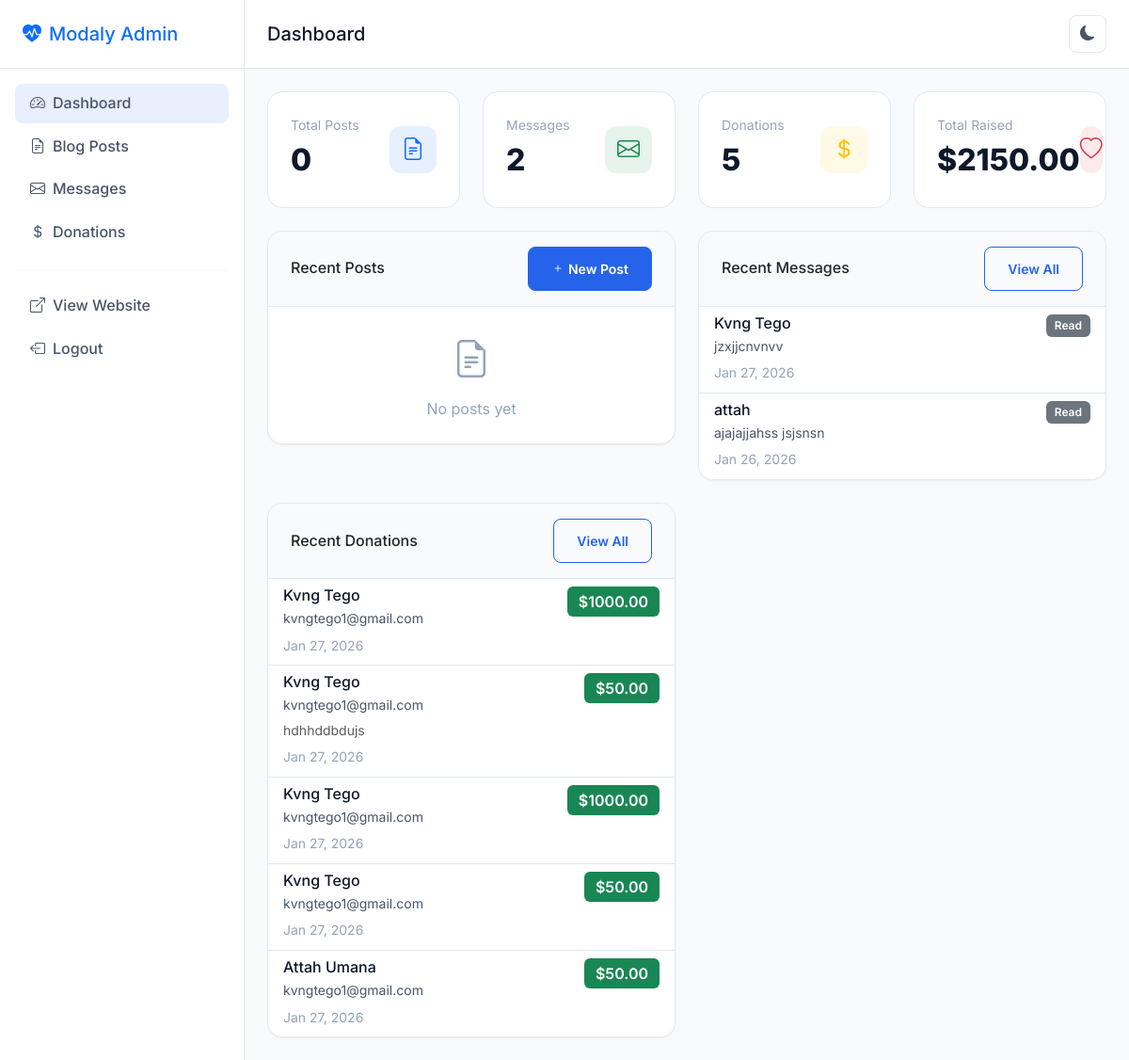
The page /admin (signed in) on the database its author committed.
### app.py (models this page shows)
class ContactMessage(db.Model):
    id = db.Column(db.Integer, primary_key=True)
    name = db.Column(db.String(100), nullable=False)
    email = db.Column(db.String(120), nullable=False)
    subject = db.Column(db.String(200))
    message = db.Column(db.Text, nullable=False)
    read = db.Column(db.Boolean, default=False)
    created_at = db.Column(db.DateTime, default=datetime.utcnow)

class Donation(db.Model):
    id = db.Column(db.Integer, primary_key=True)
    name = db.Column(db.String(100), nullable=False)
    email = db.Column(db.String(120), nullable=False)
    amount = db.Column(db.Float, nullable=False)
    message = db.Column(db.Text)
    created_at = db.Column(db.DateTime, default=datetime.utcnow)

### app.py (the view)
@app.route('/admin')
@login_required
def admin_dashboard():
    recent_posts = BlogPost.query.order_by(BlogPost.created_at.desc()).limit(5).all()
    recent_messages = ContactMessage.query.order_by(ContactMessage.created_at.desc()).limit(5).all()
    recent_donations = Donation.query.order_by(Donation.created_at.desc()).limit(5).all()
    stats = {
        'total_posts': BlogPost.query.count(),
        'published_posts': BlogPost.query.filter_by(published=True).count(),
        'total_messages': ContactMessage.query.count(),
        'unread_messages': ContactMessage.query.filter_by(read=False).count(),
        'total_donations': Donation.query.count(),
        'donation_sum': db.session.query(db.func.sum(Donation.amount)).scalar() or 0
    }
    return render_template('admin/dashboard.html',
                          recent_posts=recent_posts,
                          recent_messages=recent_messages,
                          recent_donations=recent_donations,
                          stats=stats)

### app.py (called while the page is built)
def login_required(f):
    @wraps(f)
    def decorated_function(*args, **kwargs):
        if 'user_id' not in session:
            flash('Please log in to access this page.', 'warning')
            return redirect(url_for('login'))
        return f(*args, **kwargs)
    return decorated_function

@app.context_processor
def inject_globals():
    return {'current_year': datetime.now().year}

### templates/admin/dashboard.html (shortened to what this page needs)
{% extends 'admin/base.html' %}
{% block page_title %}Dashboard{% endblock %}
{% block content %}
<div class="row g-4 mb-4">
    <div class="col-sm-6 col-xl-3">
        <div class="stat-card">
            <div class="d-flex align-items-center justify-content-between">
                <div>
                    <div class="stat-label">Total Posts</div>
                    <div class="stat-value">{{ stats.total_posts }}</div>
                </div>
                <div class="stat-icon bg-primary bg-opacity-10 text-primary">
                    <i class="bi bi-file-earmark-text fs-4"></i>
                </div>
            </div>
        </div>
    </div>
    <div class="col-sm-6 col-xl-3">
        <div class="stat-card">
            <div class="d-flex align-items-center justify-content-between">
                <div>
                    <div class="stat-label">Messages</div>
                    <div class="stat-value">{{ stats.total_messages }}</div>
                </div>
                <div class="stat-icon bg-success bg-opacity-10 text-success">
                    <i class="bi bi-envelope fs-4"></i>
                </div>
            </div>
        </div>
    </div>
    <div class="col-sm-6 col-xl-3">
        <div class="stat-card">
            <div class="d-flex align-items-center justify-content-between">
                <div>
                    <div class="stat-label">Donations</div>
                    <div class="stat-value">{{ stats.total_donations }}</div>
                </div>
                <div class="stat-icon bg-warning bg-opacity-10 text-warning">
                    <i class="bi bi-currency-dollar fs-4"></i>
                </div>
            </div>
        </div>
    </div>
    <div class="col-sm-6 col-xl-3">
        <div class="stat-card">
            <div class="d-flex align-items-center justify-content-between">
                <div>
                    <div class="stat-label">Total Raised</div>
                    <div class="stat-value">${{ "%.2f"|format(stats.donation_sum) }}</div>
                </div>
                <div class="stat-icon bg-danger bg-opacity-10 text-danger">
                    <i class="bi bi-heart fs-4"></i>
                </div>
            </div>
        </div>
    </div>
</div>
<div class="row g-4">
    <div class="col-lg-6">
        <div class="card">
            <div class="card-header d-flex align-items-center justify-content-between">
                <h6 class="mb-0">Recent Posts</h6>
                <a href="{{ url_for('admin_new_post') }}" class="btn btn-primary btn-sm">
                    <i class="bi bi-plus me-1"></i>New Post
                </a>
            </div>
            <div class="card-body p-0">
                {% if recent_posts %}
                <div class="list-group list-group-flush">
                    {% for post in recent_posts %}
                    <a href="{{ url_for('admin_edit_post', post_id=post.id) }}" class="list-group-item list-group-item-action">
                        <div class="d-flex justify-content-between align-items-start">
                            <div>
                                <h6 class="mb-1">{{ post.title }}</h6>
                                <small style="color: var(--text-muted);">{{ post.category }} • {{ post.created_at[:10] if post.created_at is string else post.created_at.strftime('%b %d, %Y') }}</small>
                            </div>
                            <span class="badge bg-{{ 'success' if post.published else 'secondary' }}">
                                {{ 'Published' if post.published else 'Draft' }}
                            </span>
                        </div>
                    </a>
                    {% endfor %}
                </div>
                {% else %}
                <div class="p-4 text-center" style="color: var(--text-muted);">
                    <i class="bi bi-file-earmark-text fs-1 mb-2 d-block"></i>
                    <p class="mb-0">No posts yet</p>
                </div>
                {% endif %}
            </div>
        </div>
    </div>
    <div class="col-lg-6">
        <div class="card">
            <div class="card-header d-flex align-items-center justify-content-between">
                <h6 class="mb-0">Recent Messages</h6>
                <a href="{{ url_for('admin_messages') }}" class="btn btn-outline-primary btn-sm">View All</a>
            </div>
            <div class="card-body p-0">
                {% if recent_messages %}
                <div class="list-group list-group-flush">
                    {% for msg in recent_messages %}
                    <div class="list-group-item">
                        <div class="d-flex justify-content-between align-items-start">
                            <div>
                                <h6 class="mb-1">{{ msg.name }}</h6>
                                <p class="mb-1 small" style="color: var(--text-secondary);">{{ msg.message[:80] }}{% if msg.message|length > 80 %}...{% endif %}</p>
                                <small style="color: var(--text-muted);">{{ msg.created_at[:10] if msg.created_at is string else msg.created_at.strftime('%b %d, %Y') }}</small>
                            </div>
                            <span class="badge bg-{{ 'warning' if not msg.read else 'secondary' }}">
                                {{ 'New' if not msg.read else 'Read' }}
                            </span>
                        </div>
                    </div>
                    {% endfor %}
                </div>
                {% else %}
                <div class="p-4 text-center" style="color: var(--text-muted);">
                    <i class="bi bi-envelope fs-1 mb-2 d-block"></i>
                    <p class="mb-0">No messages yet</p>
                </div>
                {% endif %}
            </div>
        </div>
    </div>
    <div class="col-lg-6">
        <div class="card">
            <div class="card-header d-flex align-items-center justify-content-between">
                <h6 class="mb-0">Recent Donations</h6>
                <a href="{{ url_for('admin_donations') }}" class="btn btn-outline-primary btn-sm">View All</a>
            </div>
            <div class="card-body p-0">
                {% if recent_donations %}
                <div class="list-group list-group-flush">
                    {% for donation in recent_donations %}
                    <div class="list-group-item">
                        <div class="d-flex justify-content-between align-items-start">
                            <div class="flex-grow-1">
                                <h6 class="mb-1">{{ donation.name }}</h6>
                                <p class="mb-1 small" style="color: var(--text-secondary);">{{ donation.email }}</p>
                                {% if donation.message %}
                                <p class="mb-1 small text-muted">{{ donation.message[:60] }}{% if donation.message|length > 60 %}...{% endif %}</p>
                                {% endif %}
                                <small style="color: var(--text-muted);">{{ donation.created_at.strftime('%b %d, %Y') }}</small>
                            </div>
                            <span class="badge bg-success fs-6">${{ "%.2f"|format(donation.amount) }}</span>
                        </div>
                    </div>
                    {% endfor %}
                </div>
                {% else %}
                <div class="p-4 text-center" style="color: var(--text-muted);">
                    <i class="bi bi-heart fs-1 mb-2 d-block"></i>
                    <p class="mb-0">No donations yet</p>
                </div>
                {% endif %}
            </div>
        </div>
    </div>
</div>
{% endblock %}

### static/css/style.css (style rules this page uses)
:root { --primary: #2563eb; --primary-dark: #1d4ed8; --primary-light: #3b82f6; --secondary: #64748b; --success: #10b981; --warning: #f59e0b; --danger: #ef4444; --bg-primary: #ffffff; --bg-secondary: #f8fafc; --bg-tertiary: #f1f5f9; --bg-card: #ffffff; --text-primary: #0f172a; --text-secondary: #475569; --text-muted: #94a3b8; --border-color: #e2e8f0; --shadow-sm: 0 1px 2px rgba(0, 0, 0, 0.05); --shadow-md: 0 4px 6px -1px rgba(0, 0, 0, 0.1), 0 2px 4px -1px rgba(0, 0, 0, 0.06); --shadow-lg: 0 10px 15px -3px rgba(0, 0, 0, 0.1), 0 4px 6px -2px rgba(0, 0, 0, 0.05); --shadow-xl: 0 20px 25px -5px rgba(0, 0, 0, 0.1), 0 10px 10px -5px rgba(0, 0, 0, 0.04); --transition-fast: 150ms ease; --transition-base: 300ms ease; --transition-slow: 500ms ease; }
* { transition: background-color var(--transition-base), border-color var(--transition-base), box-shadow var(--transition-base); }
html { scroll-behavior: smooth; }
body { font-family: 'Inter', -apple-system, BlinkMacSystemFont, 'Segoe UI', Roboto, sans-serif; background-color: var(--bg-primary); color: var(--text-primary); line-height: 1.6; overflow-x: hidden; }
a { color: var(--primary); text-decoration: none; transition: color var(--transition-fast); }
.btn { font-weight: 600; padding: 0.75rem 1.5rem; border-radius: 0.5rem; transition: all var(--transition-fast); position: relative; overflow: hidden; }
.btn-primary { background-color: var(--primary); border-color: var(--primary); color: #ffffff; }
.btn-outline-primary { color: var(--primary); border-color: var(--primary); background: transparent; }
.card { background-color: var(--bg-card); border: 1px solid var(--border-color); border-radius: 1rem; box-shadow: var(--shadow-sm); transition: all var(--transition-base); overflow: hidden; }
.card-body { padding: 1.5rem; }
.card-header { background-color: var(--bg-secondary); border-bottom: 1px solid var(--border-color); padding: 1rem 1.5rem; }
.stat-card { background: var(--bg-card); border: 1px solid var(--border-color); border-radius: 1rem; padding: 1.5rem; transition: all var(--transition-base); }
.stat-card .stat-icon { width: 50px; height: 50px; border-radius: 0.75rem; display: flex; align-items: center; justify-content: center; }
.stat-card .stat-value { font-size: 2rem; font-weight: 800; color: var(--text-primary); }
.stat-card .stat-label { color: var(--text-muted); font-size: 0.875rem; }
.badge { font-weight: 600; padding: 0.5em 0.75em; border-radius: 0.375rem; }
.list-group-item { background-color: var(--bg-card); border-color: var(--border-color); color: var(--text-primary); }
* { -webkit-font-smoothing: antialiased; -moz-osx-font-smoothing: grayscale; }
html { visibility: visible; opacity: 1; }
.stat-card { transition: all 0.2s ease; }

### rows shown on the page
ContactMessage: name "Kvng Tego", message "jzxjjcnvnvv", created_at "Jan 27, 2026", read "Read"
ContactMessage: name "attah", message "ajajajjahss jsjsnsn", created_at "Jan 26, 2026", read "Read"
Donation: name "Kvng Tego", email "kvngtego1@gmail.com", created_at "Jan 27, 2026", amount "1000.00"
Donation: name "Kvng Tego", email "kvngtego1@gmail.com", message "hdhhddbdujs", created_at "Jan 27, 2026", amount "50.00"
Donation: name "Kvng Tego", email "kvngtego1@gmail.com", created_at "Jan 27, 2026", amount "1000.00"
Donation: name "Kvng Tego", email "kvngtego1@gmail.com", created_at "Jan 27, 2026", amount "50.00"
Donation: name "Attah Umana", email "kvngtego1@gmail.com", created_at "Jan 27, 2026", amount "50.00"

### other values the page prints
{{ stats.total_posts }} "0"
{{ stats.total_messages }} "2"
{{ stats.total_donations }} "5"
{{ "%.2f"|format(stats.donation_sum) }} "2150.00"
